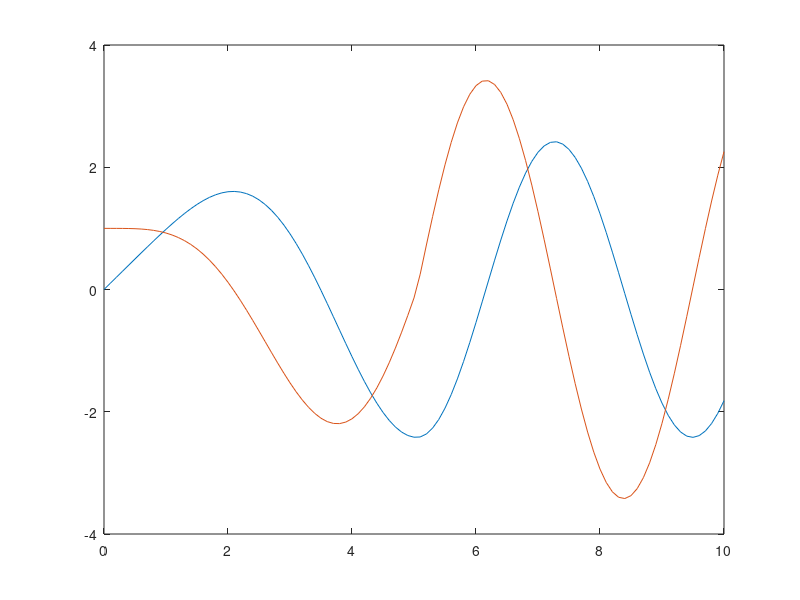
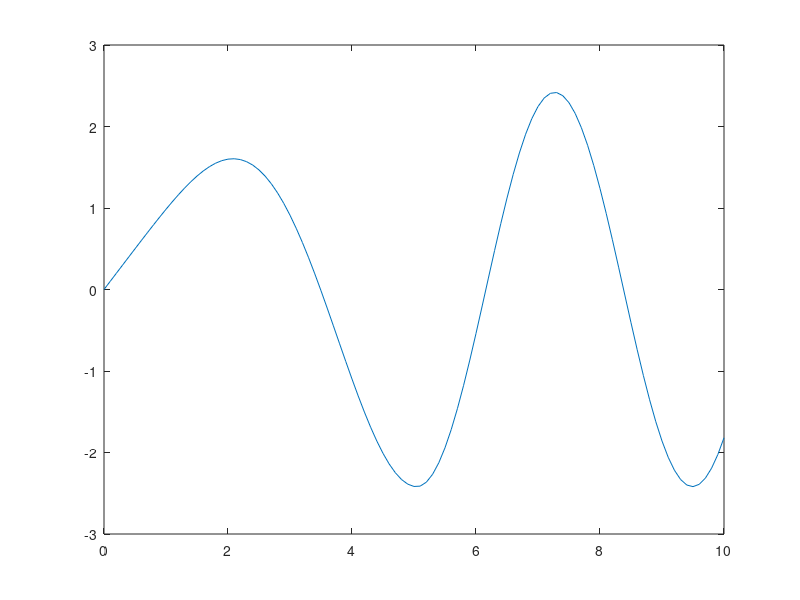

These charts were generated, in order, by the following MATLAB code: (Note: this script raises an error after producing the figures.)
clear;

% intervallo temporale
tt = 0:0.1:10;

% stato iniziale
x0 = [0, 1];

% input
per = 0:0.1:5; % periodo 5 secondi
usin = @(t) [sin(t)]; % input primi 5 secondi
uu = [usin(per), zeros(1, length(per) - 1)]; % input

% costanti
cost = 1;
mass = 0.5;

% matrici con coordinate nuove
A = [0, 1; -cost/mass, 0];
B = [0; 1/mass];
C = [1, 0];
D = 0;

% modello con coordinate originali
modello = ss(A, B, C, D);
% sim con coordinate originali
[y, t, x] = lsim(modello, uu, tt, x0);

figure
plot(t, x)
figure
plot(t, y)

% matrici con coordinate nuove
[T_inv, A_hat] = jordan(A);
B_hat = inv(T_inv) * B;
C_hat = C * T_inv;
D_hat = D;

% modello con coordinate nuove
modello_hat = ss(A_hat, B_hat, C_hat, D_hat);
% sim con coordinate nuove
[y_hat, t_hat, x_hat] = lsim(modello_hat, uu, tt, x0);

figure
plot(t_hat, x_hat)
figure
plot(t_hat, y_hat)